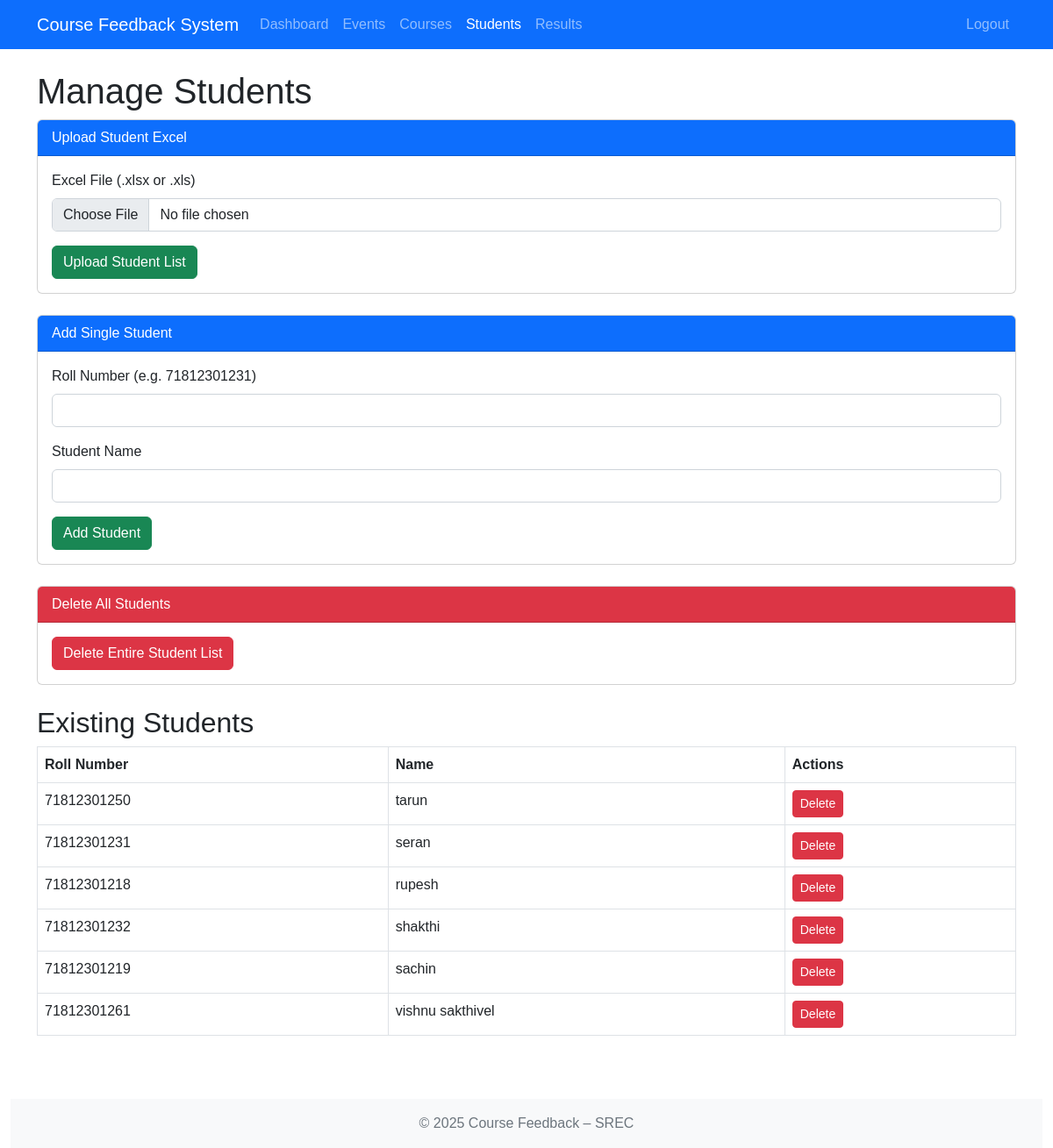
The page /admin/students (signed in) on the database its author committed.
### models.py (models this page shows, shortened)
class Student(db.Model):
    id = db.Column(db.Integer, primary_key=True)
    roll_number = db.Column(db.String(20), unique=True, nullable=False)
    name = db.Column(db.String(100), nullable=False)
    password_hash = db.Column(db.String(128), nullable=False,
                              default=generate_password_hash('Srec@123'))
    feedback_responses = db.relationship('FeedbackResponse', backref='student', lazy=True)

### routes/admin_routes.py (the view, shortened to what this page needs)
@admin_bp.route('/students', methods=['GET', 'POST'])
@login_required
def manage_students():
    if not current_user.is_admin:
        flash('Access denied.', 'danger')
        return redirect(url_for('admin.login'))
    students = Student.query.all()
    return render_template('admin/manage_students.html', students=students)

### models.py (called while the page is built)
@login_manager.user_loader
def load_user(user_id):
    return User.query.get(int(user_id))

### templates/admin/manage_students.html (shortened to what this page needs)
{% extends "base.html" %}
{% block navbar %}
<nav class="navbar navbar-expand-lg navbar-dark bg-primary">
  <div class="container">
    <a class="navbar-brand" href="#">Course Feedback System</a>
    <div class="collapse navbar-collapse" id="navbarNav">
      <ul class="navbar-nav">
        <li class="nav-item"><a class="nav-link" href="{{ url_for('admin.dashboard') }}">Dashboard</a></li>
        <li class="nav-item"><a class="nav-link" href="{{ url_for('admin.manage_events') }}">Events</a></li>
        <li class="nav-item"><a class="nav-link" href="{{ url_for('admin.manage_courses') }}">Courses</a></li>
        <li class="nav-item"><a class="nav-link active" href="{{ url_for('admin.manage_students') }}">Students</a></li>
        <li class="nav-item"><a class="nav-link" href="{{ url_for('admin.results') }}">Results</a></li>
      </ul>
      <ul class="navbar-nav ms-auto">
        <li class="nav-item"><a class="nav-link" href="{{ url_for('admin.logout') }}">Logout</a></li>
      </ul>
    </div>
  </div>
</nav>
{% endblock %}
{% block content %}
<div class="container my-4">
  <h1>Manage Students</h1>
  <div class="card mb-4">
    <div class="card-header bg-primary text-white">
      Upload Student Excel
    </div>
    <div class="card-body">
      <form action="{{ url_for('admin.manage_students') }}" method="post" enctype="multipart/form-data">
        <div class="mb-3">
          <label for="file" class="form-label">Excel File (.xlsx or .xls)</label>
          <input type="file" name="file" id="file" class="form-control" required>
        </div>
        <button type="submit" class="btn btn-success">Upload Student List</button>
      </form>
    </div>
  </div>
  <div class="card mb-4">
    <div class="card-header bg-primary text-white">Add Single Student</div>
    <div class="card-body">
      <form action="{{ url_for('admin.manage_students') }}" method="post">
        <div class="mb-3">
          <label for="roll_number" class="form-label">Roll Number (e.g. 71812301231)</label>
          <input type="text" name="roll_number" id="roll_number" class="form-control" required>
        </div>
        <div class="mb-3">
          <label for="name" class="form-label">Student Name</label>
          <input type="text" name="name" id="name" class="form-control" required>
        </div>
        <button type="submit" class="btn btn-success">Add Student</button>
      </form>
    </div>
  </div>
  <div class="card mb-4">
    <div class="card-header bg-danger text-white">Delete All Students</div>
    <div class="card-body">
      <form action="{{ url_for('admin.manage_students') }}" method="post" onsubmit="return confirm('Are you sure you want to delete the entire student list (only those without responses will be deleted)?');">
        <button type="submit" class="btn btn-danger">Delete Entire Student List</button>
      </form>
    </div>
  </div>
  <h2>Existing Students</h2>
  {% if students %}
    <table class="table table-bordered">
      <thead>
        <tr>
          <th>Roll Number</th>
          <th>Name</th>
          <th>Actions</th>
        </tr>
      </thead>
      <tbody>
        {% for student in students %}
          <tr>
            <td>{{ student.roll_number }}</td>
            <td>{{ student.name }}</td>
            <td>
              <form action="{{ url_for('admin.manage_students') }}" method="post" style="display:inline-block;" onsubmit="return confirm('Are you sure you want to delete this student?');">
                <button type="submit" class="btn btn-danger btn-sm">Delete</button>
              </form>
            </td>
          </tr>
        {% endfor %}
      </tbody>
    </table>
  {% else %}
    <div class="alert alert-info">No students found</div>
  {% endif %}
</div>
{% endblock %}

### static/css/main.css (style rules this page uses)
body { font-family: 'Arial', sans-serif; background-color: #ffffff; }

### rows shown on the page
Student: roll_number "71812301250", name "tarun"
Student: roll_number "71812301231", name "seran"
Student: roll_number "71812301218", name "rupesh"
Student: roll_number "71812301232", name "shakthi"
Student: roll_number "71812301219", name "sachin"
Student: roll_number "71812301261", name "vishnu sakthivel"
